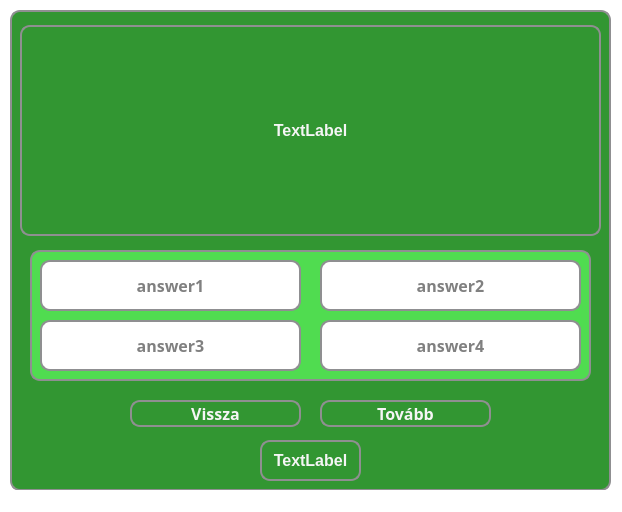
<?xml version="1.0" encoding="UTF-8"?>
<ui version="4.0">
 <class>learningGame</class>
 <widget class="QMainWindow" name="learningGame">
  <property name="geometry">
   <rect>
    <x>0</x>
    <y>0</y>
    <width>622</width>
    <height>512</height>
   </rect>
  </property>
  <property name="windowTitle">
   <string>Kvíz</string>
  </property>
  <property name="styleSheet">
   <string notr="true">* {
	background-color: white;
}</string>
  </property>
  <widget class="QWidget" name="centralwidget">
   <widget class="QWidget" name="widget" native="true">
    <property name="geometry">
     <rect>
      <x>10</x>
      <y>10</y>
      <width>601</width>
      <height>481</height>
     </rect>
    </property>
    <property name="styleSheet">
     <string notr="true">* {
	background-color: rgb(50, 150, 50);
    border: 2px solid #8f8f91;
    border-radius: 10px;
    color: white;
    font-size: 16px;
    font-weight: bold;
}</string>
    </property>
    <widget class="QWidget" name="widget_2" native="true">
     <property name="geometry">
      <rect>
       <x>20</x>
       <y>240</y>
       <width>561</width>
       <height>131</height>
      </rect>
     </property>
     <property name="styleSheet">
      <string notr="true">* {
	background-color: rgb(80, 220, 80);
	border: 2px solid #8f8f91;
	border-radius: 10px;
	color: white;
	font-size: 16px;
	font-weight: bold;
}</string>
     </property>
     <widget class="QPushButton" name="answer2Button">
      <property name="geometry">
       <rect>
        <x>290</x>
        <y>10</y>
        <width>261</width>
        <height>51</height>
       </rect>
      </property>
      <property name="font">
       <font>
        <family>Corbel</family>
        <pointsize>-1</pointsize>
        <bold>true</bold>
       </font>
      </property>
      <property name="styleSheet">
       <string notr="true">* {
	background-color: white;
	color: grey;
}

*:hover {
	background-color: rgb(50, 150, 50);
	color: white;
}</string>
      </property>
      <property name="text">
       <string>answer2</string>
      </property>
      <property name="checkable">
       <bool>true</bool>
      </property>
     </widget>
     <widget class="QPushButton" name="answer1Button">
      <property name="geometry">
       <rect>
        <x>10</x>
        <y>10</y>
        <width>261</width>
        <height>51</height>
       </rect>
      </property>
      <property name="font">
       <font>
        <family>Corbel</family>
        <pointsize>-1</pointsize>
        <bold>true</bold>
       </font>
      </property>
      <property name="styleSheet">
       <string notr="true">* {
	background-color: white;
	color: grey;
}

*:hover {
	background-color: rgb(50, 150, 50);
	color: white;
}</string>
      </property>
      <property name="text">
       <string>answer1</string>
      </property>
      <property name="checkable">
       <bool>true</bool>
      </property>
     </widget>
     <widget class="QPushButton" name="answer3Button">
      <property name="geometry">
       <rect>
        <x>10</x>
        <y>70</y>
        <width>261</width>
        <height>51</height>
       </rect>
      </property>
      <property name="font">
       <font>
        <family>Corbel</family>
        <pointsize>-1</pointsize>
        <bold>true</bold>
       </font>
      </property>
      <property name="styleSheet">
       <string notr="true">* {
	background-color: white;
	color: grey;
}

*:hover {
	background-color: rgb(50, 150, 50);
	color: white;
}</string>
      </property>
      <property name="text">
       <string>answer3</string>
      </property>
      <property name="checkable">
       <bool>true</bool>
      </property>
     </widget>
     <widget class="QPushButton" name="answer4Button">
      <property name="geometry">
       <rect>
        <x>290</x>
        <y>70</y>
        <width>261</width>
        <height>51</height>
       </rect>
      </property>
      <property name="font">
       <font>
        <family>Corbel</family>
        <pointsize>-1</pointsize>
        <bold>true</bold>
       </font>
      </property>
      <property name="styleSheet">
       <string notr="true">* {
	background-color: white;
	color: grey;
}

*:hover {
	background-color: rgb(50, 150, 50);
	color: white;
}</string>
      </property>
      <property name="text">
       <string>answer4</string>
      </property>
      <property name="checkable">
       <bool>true</bool>
      </property>
     </widget>
    </widget>
    <widget class="QPushButton" name="backButton">
     <property name="geometry">
      <rect>
       <x>120</x>
       <y>390</y>
       <width>171</width>
       <height>27</height>
      </rect>
     </property>
     <property name="font">
      <font>
       <family>Corbel</family>
       <pointsize>-1</pointsize>
       <bold>true</bold>
      </font>
     </property>
     <property name="styleSheet">
      <string notr="true">* {
	background-color:  rgb(50, 150, 50);
	color: whitesmoke;
}

*:hover {
	background-color: rgb(80, 220, 80);
	color: white;
}</string>
     </property>
     <property name="text">
      <string>Vissza</string>
     </property>
    </widget>
    <widget class="QPushButton" name="nextButton">
     <property name="geometry">
      <rect>
       <x>310</x>
       <y>390</y>
       <width>171</width>
       <height>27</height>
      </rect>
     </property>
     <property name="font">
      <font>
       <family>Corbel</family>
       <pointsize>-1</pointsize>
       <bold>true</bold>
      </font>
     </property>
     <property name="styleSheet">
      <string notr="true">* {
	background-color:  rgb(50, 150, 50);
	color: whitesmoke;
}

*:hover {
	background-color: rgb(80, 220, 80);
	color: white;
}</string>
     </property>
     <property name="text">
      <string>Tovább</string>
     </property>
    </widget>
    <widget class="QLabel" name="questionField">
     <property name="geometry">
      <rect>
       <x>10</x>
       <y>15</y>
       <width>581</width>
       <height>211</height>
      </rect>
     </property>
     <property name="styleSheet">
      <string notr="true">* {
	color: whitesmoke;
}</string>
     </property>
     <property name="text">
      <string>TextLabel</string>
     </property>
     <property name="alignment">
      <set>Qt::AlignCenter</set>
     </property>
    </widget>
    <widget class="QLabel" name="timerLabel">
     <property name="geometry">
      <rect>
       <x>250</x>
       <y>430</y>
       <width>101</width>
       <height>41</height>
      </rect>
     </property>
     <property name="styleSheet">
      <string notr="true">* {
	    color: whitesmoke;
}</string>
     </property>
     <property name="text">
      <string>TextLabel</string>
     </property>
     <property name="alignment">
      <set>Qt::AlignCenter</set>
     </property>
    </widget>
   </widget>
  </widget>
  <widget class="QStatusBar" name="statusbar"/>
 </widget>
 <resources/>
 <connections/>
</ui>
